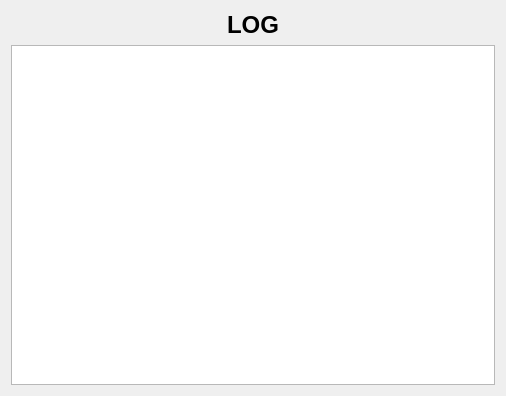
<?xml version="1.0" encoding="UTF-8"?>
<ui version="4.0">
  <class>LogbydateWindow</class>
  <widget class="QWidget" name="LogbydateWindow">
    <property name="geometry">
      <rect>
        <x>0</x>
        <y>0</y>
        <width>506</width>
        <height>396</height>
      </rect>
    </property>
    <property name="windowTitle">
      <string>LogbydateWindow</string>
    </property>
    <layout class="QVBoxLayout" name="verticalLayout">
      <item>
        <widget class="QLabel" name="label">
          <property name="text">
            <string>&lt;html&gt;&lt;head/&gt;&lt;body&gt;&lt;p align=&quot;center&quot;&gt;&lt;span style=&quot; font-size:18pt; font-weight:600;&quot;&gt;LOG&lt;/span&gt;&lt;/p&gt;&lt;/body&gt;&lt;/html&gt;</string>
          </property>
        </widget>
      </item>
      <item>
        <widget class="QTextEdit" name="logText"/>
      </item>
    </layout>
  </widget>
  <layoutdefault spacing="6" margin="11"/>
  <resources/>
  <connections/>
</ui>
